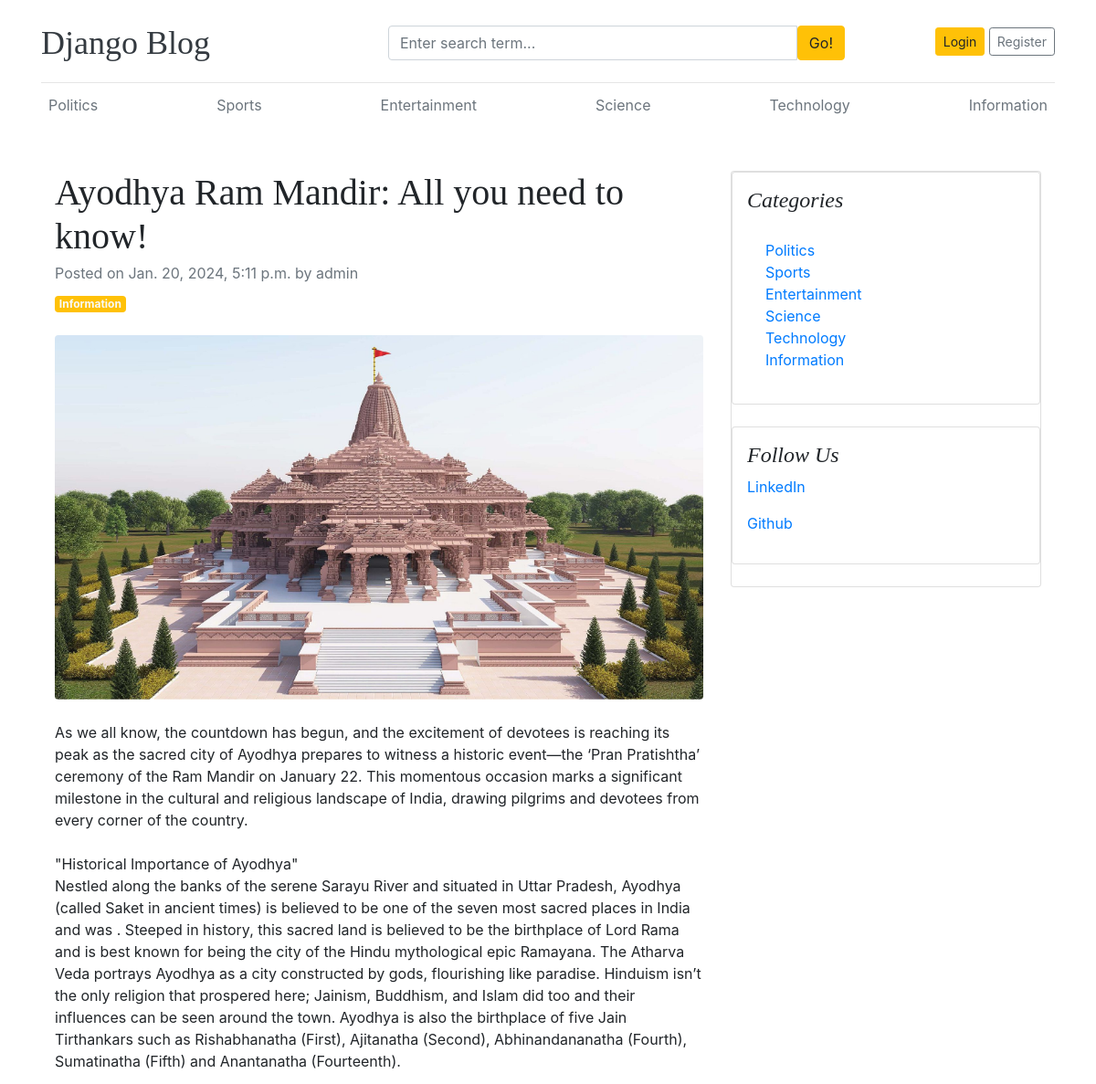
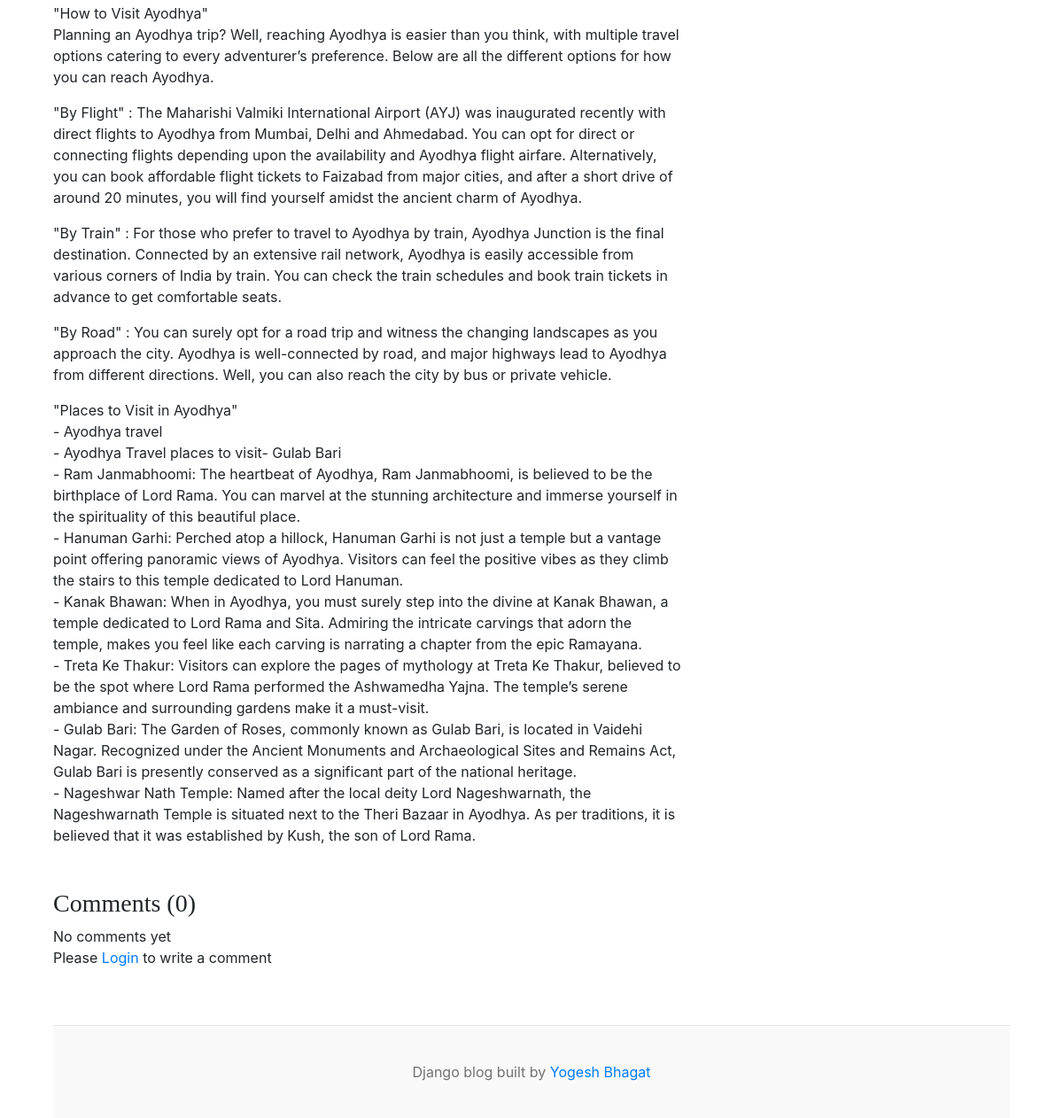
Screenshot of /blog/ayodhya-ram-mandir-all-you-need-to-know-16/ with the database file from the repository (2 pictures, top to bottom).
### blogs/models.py (models this page shows, shortened)
class Category(models.Model):
    category_name = models.CharField(max_length=50)
    created_at = models.DateTimeField(auto_now_add=True)
    updated_at = models.DateTimeField(auto_now = True)
    class Meta:
        verbose_name_plural = 'Categories'
    def __str__(self):
        return self.category_name

class Blog(models.Model):
    title = models.CharField(max_length=100)
    slug = models.SlugField(max_length=150, unique=True, blank=True)
    category = models.ForeignKey(Category, on_delete=models.CASCADE)
    author = models.ForeignKey(User, on_delete=models.CASCADE)
    image = models.ImageField(upload_to='uploads/%Y/%m/%d')
    short_description = models.TextField(max_length=500)
    blog_body = models.TextField(max_length=5000)
    status = models.CharField(max_length=20, choices=STATUS_CHOICES, default='Draft')
    is_featured = models.BooleanField(default=False)
    created_at = models.DateTimeField(auto_now_add=True)
    updated_at = models.DateTimeField(auto_now=True)

### side_data/models.py (models this page shows, shortened)
class SocialLink(models.Model):
    title = models.CharField(max_length=100)
    link = models.URLField()
    created_at = models.DateTimeField(auto_now_add=True)
    updated_at = models.DateTimeField(auto_now=True)

### blogs/views.py (the view, shortened to what this page needs)
# urls.py: path('<slug:slug>/', views.single_blog, name='single_blog'),
def single_blog(request, slug):
    blog = get_object_or_404(Blog, slug=slug, status='Published')
    comments = Comment.objects.filter(blog=blog)
    comment_count = comments.count()
    context = {
        'blog' : blog,
        'comments' : comments,
        'comment_count' : comment_count,
    }
    return render(request, 'single_blog.html', context)

### blogs/context_processors.py (called while the page is built)
def get_categories(request):
    categories = Category.objects.all()
    return dict(categories=categories)

def get_social_links(request):
    social_links = SocialLink.objects.all()
    return dict(social_links=social_links)

### templates/single_blog.html
{% extends 'base.html' %}
{% block content %}
<div class="container mt-5">
    <div class="row">
        <div class="col-lg-8">
            <article>
                <header class="mb-4">
                    <h1 class="fw-bolder mb-1">{{blog.title}}</h1>
                    <div class="text-muted fst-italic mb-2">Posted on {{blog.created_at}} by {{blog.author.username}}</div>
                    <a class="badge bg-warning text-decoration-none text-light" href="{% url 'blogs_by_category' blog.category.id %}">{{blog.category}}</a>
                </header>
                <figure class="mb-4"><img class="img-fluid rounded" src="{{blog.image.url}}" alt="..." /></figure>
                <section class="mb-5">
                    <p class="fs-5 mb-4">{{blog.short_description}}</p>
                    <p class="fs-5 mb-4">{{blog.blog_body | linebreaks}}</p>
                </section>
                <h3>Comments ({{comment_count}})</h3>
                {% if comments %}
                {% for comment in comments %}
                <div class="card mt-1">
                    <div class="card-body">
                        <span class="card-text">
                            {{comment}}
                            <div>
                                <small>By {{comment.user}} |</small>
                                <small>{{comment.created_at | timesince}} ago</small>
                            </div>
                        </span>
                    </div>
                </div>
                {% endfor %}
                {% else %}
                <span>No comments yet</span>
                {% endif %}
                <br>
                {% if user.is_authenticated %}
                <div class="form-group">
                    <form action="" method="POST">
                        {% csrf_token %}
                        <div class="form-group">
                            <textarea name="comment" class="form-control" placeholder="Write your comment here"></textarea>
                            <input type="submit" value="Submit" class="btn btn-primary mt-2">
                        </div>
                    </form>
                </div>
                {% else %}
                <p>Please <span><a href="{% url 'login' %}">Login</a></span> to write a comment</p>
                {% endif %}
            </article>
        </div>
        <div class="col-lg-4">
            <div class="card mb-4">
            {% if categories %}
            <div class="card mb-4 p-3">
                <h4 class="font-italic">Categories</h4>
                <div class="card-body">
                    <div class="row">
                        <div class="col-sm-6">
                            <ul class="list-unstyled mb-0">
                                {% for category in categories %}
                                <li><a href="{% url 'blogs_by_category' category.id %}">{{category.category_name}}</a></li>
                                {% endfor %}
                            </ul>
                        </div>
                    </div>
                </div>
            </div>
            {% endif %}
            {% if social_links %}
            <div class="card mb-4 p-3">
                <h4 class="font-italic">Follow Us</h4>
                {% for social_link in social_links %}
                <ol class="list-unstyled">
                    <li><a href="{{social_link.link}}" target="_blank">{{social_link.title}}</a></li>
                </ol>
                {% endfor %}
            </div>
            {% endif %}
        </div>
    </div>
</div>
{% endblock %}

### templates/base.html (shortened to what this page needs)
{% load static %}
<!DOCTYPE html>
<html lang="en">
<head>
    <link href="https://getbootstrap.com/docs/4.0/dist/css/bootstrap.min.css" rel="stylesheet">
    <link rel="stylesheet" href="https://cdnjs.cloudflare.com/ajax/libs/font-awesome/4.7.0/css/font-awesome.min.css">
    <link href="{% static 'css/blog.css' %}" rel="stylesheet">
  </head>
<body>
    <div class="container">
      <header class="blog-header py-3">
        <div class="row flex-nowrap justify-content-between align-items-center">
          <div class="col-4 pt-1">
            <a class="blog-header-logo text-dark" href="/">Django Blog</a>
          </div>
          <div class="col-4 pt-1">
            <form action="{% url 'search' %}" method="GET">
              <div class="input-group">
                <input class="form-control" type="text" name="keyword" value="{{keyword}}" placeholder="Enter search term..." aria-label="Enter search term..." aria-describedby="button-search" />
                <button type="submit" class="btn btn-warning" id="button-search" type="button">Go!</button>
            </div>
            </form>
          </div>
          <div class="col-4 d-flex justify-content-end align-items-center">
            {% if not user.is_authenticated %}
            <a class="btn btn-sm btn-warning" href="{% url 'login' %}">Login</a> &nbsp;
            <a class="btn btn-sm btn-outline-secondary" href="{% url 'register' %}">Register</a>
            {% else %}
            {% if perms.blogs.change_blog %}
            <a href="{% url 'dashboard' %}" class="btn btn-warning">Dashboard</a>
            &emsp;
            {% endif %}
            <a href="{% url 'logout' %}" class="btn btn-warning">Logout</a>
            {% endif %}
          </div>
        </div>
      </header>
      <div class="nav-scroller py-1 mb-2">
        <nav class="nav d-flex justify-content-between">
          {% for category in categories %}
          <a class="p-2 text-muted" href="{%url 'blogs_by_category' category.id%}">{{category.category_name}}</a>
          {% endfor %}
        </nav>
      </div>
{% block content %}
{% endblock %}
<br><br>
<footer class="blog-footer">
  <p>Django blog built  by <a href="#">Yogesh Bhagat</a></p>
</footer>
</body>
</html>

### blog_main/static/css/blog.css (style rules this page uses)
.blog-header { border-bottom: 1px solid #e5e5e5; }
.blog-header-logo { font-family: "Playfair Display", Georgia, "Times New Roman", serif; font-size: 2.25rem; }
h1, h2, h3, h4, h5, h6 { font-family: "Playfair Display", Georgia, "Times New Roman", serif; }
.blog-footer { padding: 2.5rem 0; color: #727272; text-align: center; background-color: #f9f9f9; border-top: .05rem solid #e5e5e5; }
.blog-footer p:last-child { margin-bottom: 0; }

### templates/base.html (style rules this page uses)
@media (min-width: 768px) { form { width: 500px; } }

### rows the page displays
Category: category_name "Politics"
Category: category_name "Sports"
Category: category_name "Entertainment"
Category: category_name "Science"
Category: category_name "Technology"
Category: category_name "Information"
Blog: title "Ayodhya Ram Mandir: All you need to know!", created_at "Jan. 20, 2024, 5:11 p.m.", author.username "admin", category "Information", image (picture), short_description "As we all know, the countdown has begun, and the excitement of devotees is reaching its peak as the sacred city of Ayodhya prepares to witness a historic event—the ‘Pran Pratishtha’ ceremony of the Ram Mandir on January 22. This momentous occasion marks a significant milestone in the cultural and religious landscape of India, drawing pilgrims and devotees from every corner of the country.", blog_body "\"Historical Importance of Ayodhya\" Nestled along the banks of the serene Sarayu River and situated in Uttar Pradesh, Ayodhya (called Saket in ancient times) is believed to be one of the seven most sacred places in India and was . Steeped in history, this sacred land is believed to be the birthplace of Lord Rama and is best known for being the city of the Hindu mythological epic Ramayana. The Atharva Veda portrays Ayodhya as a city constructed by gods, flourishing like paradise. Hinduism isn’t the only religion that prospered here; Jainism, Buddhism, and Islam did too and their influences can be seen around the town. Ayodhya is also the birthplace of five Jain Tirthankars such as…"
SocialLink: title "LinkedIn"
SocialLink: title "Github"

### other values shown
{{ comment_count }} "0"
